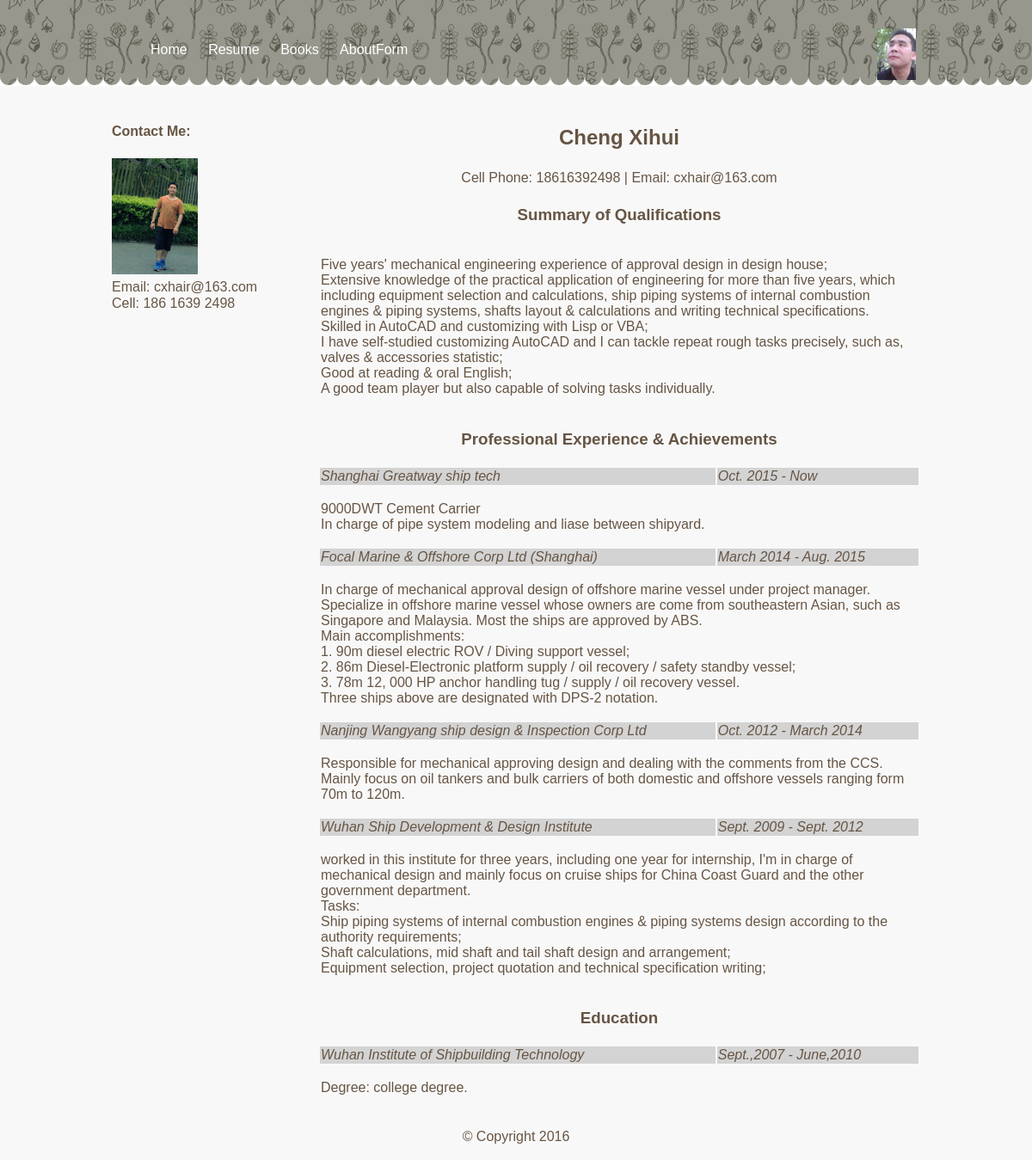
Before: /resume/detail/1/ with the older database file.
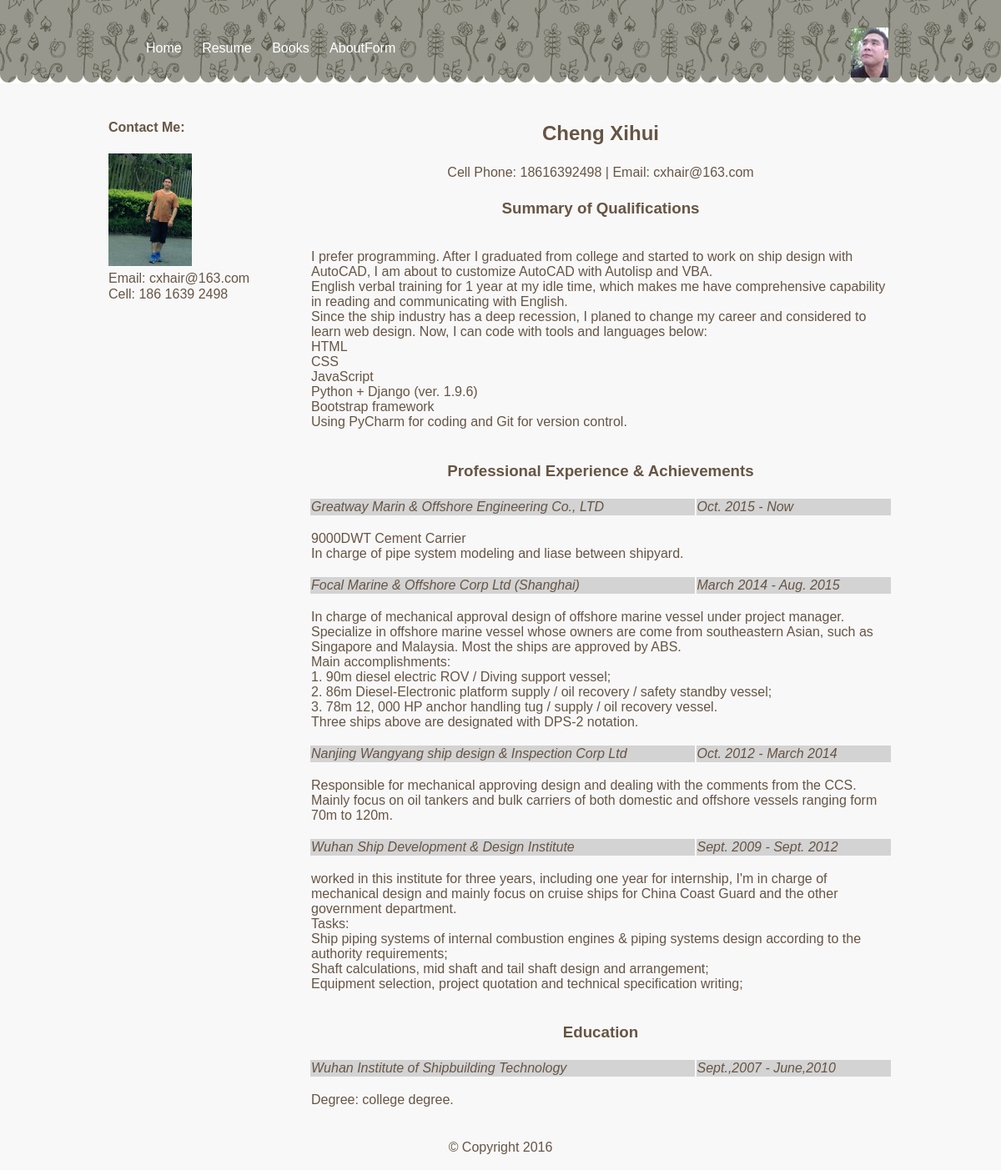
After: the same page with the newer database file.
### resume/models.py (models this page shows, shortened)
class Qualifications(models.Model):
    profile = models.ForeignKey(Profile, on_delete=models.CASCADE)
    detail_item = models.TextField()

class CommonInfo(models.Model):
    profile = models.ForeignKey(Profile, on_delete=models.CASCADE)
    organisation = models.CharField(max_length=150)
    from_date = models.DateField(verbose_name="Since")
    to_date = models.DateField(verbose_name="To")
    detail = models.TextField(verbose_name="Detail Description")
    class Meta:
        abstract = True
        ordering = ['to_date']

class Achievements(CommonInfo):
    pass

### resume/views.py (the view)
# urls.py: url(r'^detail/(?P<pk>[0-9]+)/$', views.ShowResume.as_view(), name='profile'),
class ShowResume(generic.DetailView):
    template_name = 'resume/profile.html'
    context_object_name = 'profile'
    model = Profile
    def get_context_data(self, **kwargs):
        context = super(ShowResume, self).get_context_data(**kwargs)
        obj = Profile.objects.get(pk=self.kwargs.get(self.pk_url_kwarg))
        context['Qualifications'] = obj.qualifications_set.all()
        context['Achievements'] = obj.achievements_set.all().order_by('-to_date')
        context['Education'] = obj.education_set.all().order_by('-to_date')
        return context

### resume/templates/resume/profile.html (shortened to what this page needs)
{% extends "generic/base.html" %}
{% block content %}
<table class="tbresume">
    <tr>
        <td class="centerlise" colspan="2"><h2>{{ profile.name|title }}</h2></td>
    </tr>
    <tr>
        <td class="centerlise" colspan="2">Cell Phone: {{ profile.phone }} | Email: {{ profile.email }} </td>
    </tr>
    <tr>
        <td class="centerlise" colspan="2"><h3>Summary of Qualifications</h3></td>
    </tr>
    <tr>
        <td colspan="2">
        {% for item in Qualifications %}
            {{ item.detail_item|linebreaks }}
        {% empty %}
            Sorry, The author forget to complete.
        {% endfor %}
        </td>
    </tr>
    <tr>
        <td class="centerlise" colspan="2"><h3>Professional Experience & Achievements</h3></td>
    </tr>
    {% for item in Achievements %}
    <tr class="title">
        <td>{{ item.organisation }}</td>
        {% if forloop.first %}
        <td>{{ item.from_date|date:"N Y" }} - Now</td>
        {% else %}
        <td>{{ item.from_date|date:"N Y" }} - {{ item.to_date|date:"N Y" }}</td>
        {% endif %}
    </tr>
    <tr class="none">
        <td colspan="2">{{ item.detail|linebreaks }}</td>
    </tr>
    {% endfor %}
    <tr>
        <td class="centerlise" colspan="2"><h3>Education</h3></td>
    </tr>
    {% for item in Education %}
    <tr class="title">
        <td>{{ item.organisation}}</td>
        <td>{{ item.from_date|date:"N,Y" }} - {{ item.to_date|date:"N,Y" }}</td>
    </tr>
    <tr class="none">
        <td colspan="2">{{ item.detail|linebreaks }}</td>
    </tr>
    {% endfor %}
</table>
{% endblock content %}

Changed rows visible on the page:
changed Qualifications: detail_item "Five years' mechanical engineering experience of approval design in design house; Extensive knowledge of the practical application of engineering for more than five years, which including equipment selection and calculations, ship piping systems of internal combustion engines & piping systems, shafts layout & calculations and writing technical specifications. Skilled in AutoCAD and customizing with Lisp or VBA; I have self-studied customizing AutoCAD and I can tackle repeat rough tasks precisely, such as, valves & accessories statistic; Good at reading & oral English; A good team player but also capable of solving tasks individually." → "I prefer programming. After I graduated from college and started to work on ship design with AutoCAD, I am about to customize AutoCAD with Autolisp and VBA. English verbal training for 1 year at my idle time, which makes me have comprehensive capability in reading and communicating with English. Since the ship industry has a deep recession, I planed to change my career and considered to learn web design. Now, I can code with tools and languages below: HTML CSS JavaScript Python + Django (ver. 1.9.6) Bootstrap framework Using PyCharm for coding and Git for version control."
changed Achievements: organisation "Shanghai Greatway ship tech" → "Greatway Marin & Offshore Engineering Co., LTD"
